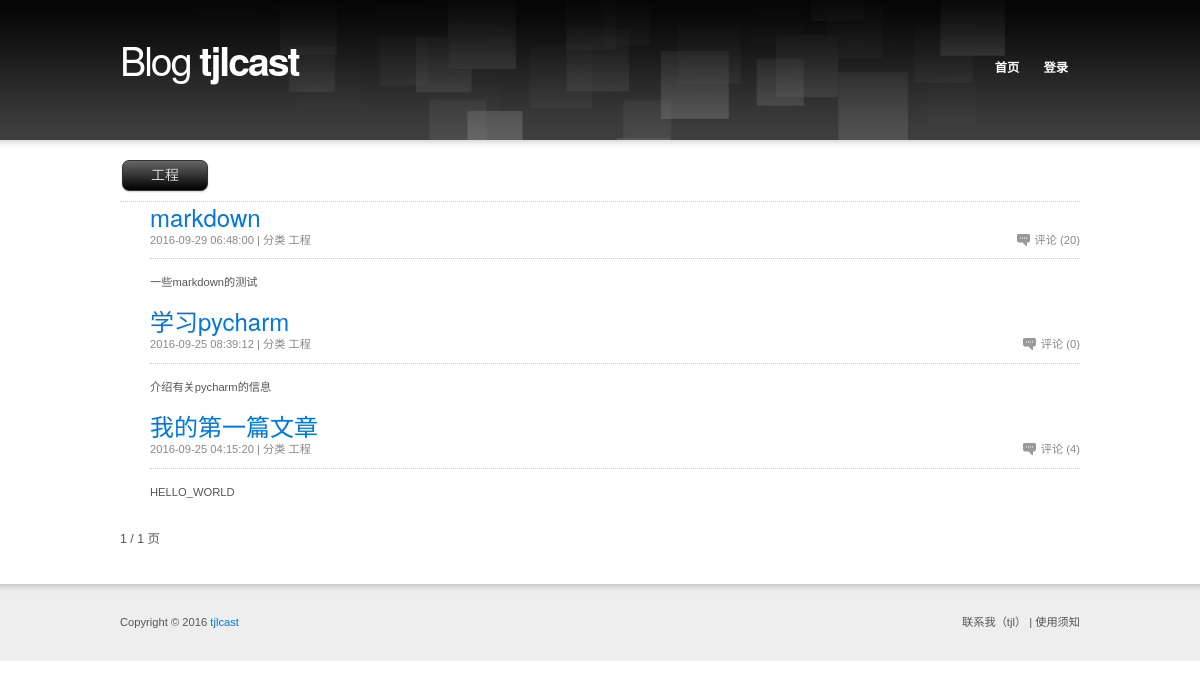
The page /category/?cid=2 on the database as committed earlier.
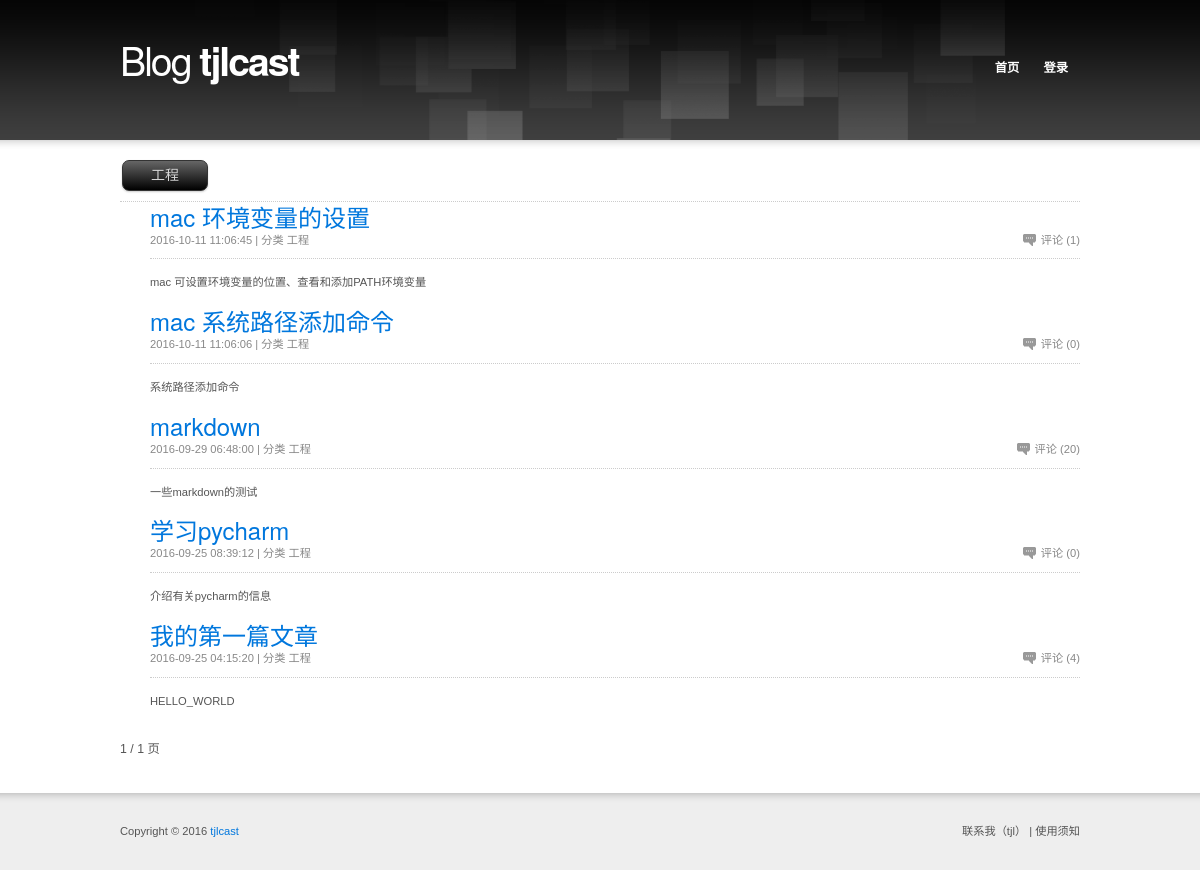
The same page on the database as committed later.
### blog_old_project/models.py (models this page shows, shortened)
class Article(models.Model):
    title = models.CharField(max_length=50, verbose_name='文章标题')
    desc = models.CharField(max_length=50, verbose_name='文章描述')
    content = models.TextField(verbose_name='文章内容')
    click_count = models.IntegerField(default=0, verbose_name='点击次数')
    is_recommend = models.BooleanField(default=False, verbose_name='是否推荐')
    date_publish = models.DateTimeField(auto_now_add=True, verbose_name='发布时间')
    user = models.ForeignKey(User, verbose_name='用户')
    category = models.ForeignKey(Category, blank=True, null=True, verbose_name='分类')
    tag = models.ManyToManyField(Tag, verbose_name='标签')
    objects = ArticleManager()
    class Meta:
        verbose_name = '文章'
        verbose_name_plural = verbose_name
        ordering = ['-date_publish']

class Category(models.Model):
    name = models.CharField(max_length=30, verbose_name='分类名称')
    index = models.IntegerField(default=999,verbose_name='分类的排序')
    class Meta:
        verbose_name = '分类'
        verbose_name_plural = verbose_name
        ordering = ['index', 'id']

### blog_old_project/views.py (the view)
# urls.py: url(r'category/$', category, name='category'),
def category(request):
    try:
        cid = request.GET.get('cid', None)
        try:
            category = Category.objects.get(pk=cid)
        except Category.DoesNotExist:
            return render(request, 'failure.html', {'msg': '分类不存在'})
        article_list = Article.objects.filter(category=category)
        article_list = getPaginator(request, article_list, 1, 5)
    except Exception as e:
        logger.error(e)
    return render(request, 'category.html', locals())

### blog_old_project/tools/MyPagination.py (called while the page is built)
    def page(self, number):
        self.page_num = number
        return super(JuncheePaginator, self).page(number)

### blog_old_project/views.py (called while the page is built)
def global_settings(request):
    SITE_NAME = settings.SITE_NAME
    SITE_DESC = settings.SITE_DESC
    return locals()

def getPaginator(request, obj_list, curPage, page_size=5):
    paginator = JuncheePaginator(obj_list, page_size)
    try:
        cur_page = int(curPage)
        obj_list = paginator.page(cur_page)
    except Exception as e:
        obj_list = paginator.page(1)
    return obj_list

### templates/category.html (shortened to what this page needs)
{% extends '__base__.html' %}
{% block content %}
	<div id="section" class="box">
		<div class="button black"> {{ category.name }} </div>
		<div style="border-bottom: 1px dotted #CCC;margin: 10px 0 0 0"></div>
		<ul class="articles box">
                {% for article in article_list %}
                    <li>
					<h2><a href="{% url 'article' %}?id={{ article.id }}">{{ article.title }}</a></h2>
					<div class="article-info box">
						<p class="f-right"><a href="{% url 'article' %}?id={{ article.id }}" class="comment">评论 ({{ article.comment_set.all.count }})</a></p>
						<p class="f-left">{{ article.date_publish | date:'Y-m-d H:i:s' }} | 分类 {{ article.category.name }} </p>
					</div>
					<p>{{ article.desc }}</p>
				    </li>
                {% endfor %}
			</ul>
            <div class="pagination box">
                    <p class="f-left"> {{ article_list.number }} / {{ article_list.paginator.num_pages }} 页</p>
            </div>
	</div>
{% endblock %}

Rows that differ between the two databases and show on the page:
added Article: title "mac 环境变量的设置", comment_set.all.count "1", date_publish "2016-10-11 11:06:45", category.name "工程", desc "mac 可设置环境变量的位置、查看和添加PATH环境变量"
added Article: title "mac 系统路径添加命令", comment_set.all.count "0", date_publish "2016-10-11 11:06:06", category.name "工程", desc "系统路径添加命令"
